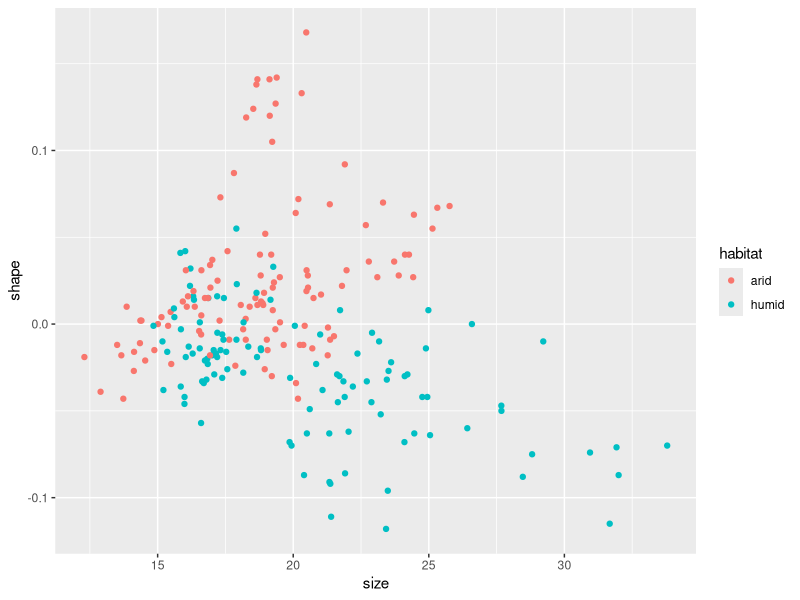
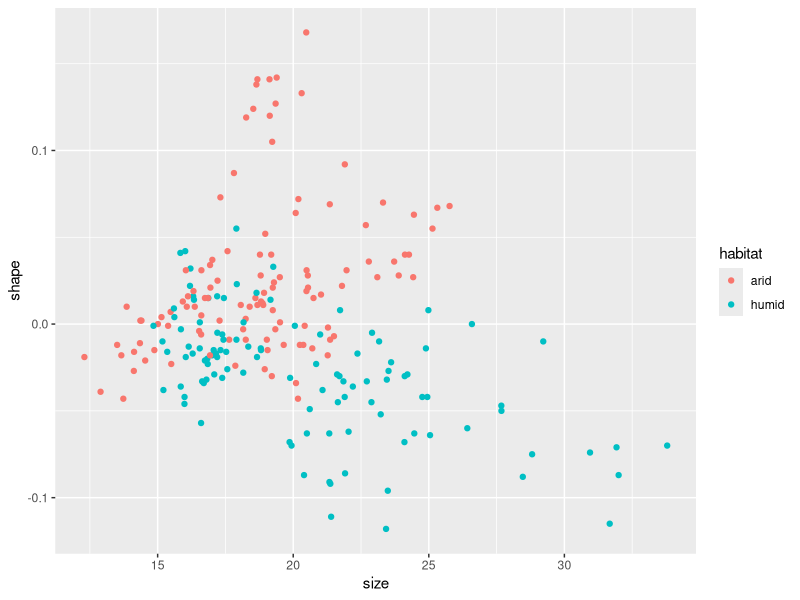

Write the R code that produced these figures, in order. (Note: this script raises an error after producing the figures.)
## ---- chunk 1
#| message: false
library(tidyverse)

snails <- read_delim("island-FL.csv", delim = ",")
print(snails)
## ---- chunk 2
ggplot(
  data = snails,
  mapping = aes(x = size, y = shape, color = habitat)
) +
  geom_point()
## ---- chunk 3
snails |>
  ggplot(aes(x = size, y = shape, color = habitat)) +
  geom_point()
## ---- chunk 4
#| error: true
snails |>
  ggplot(aes(x = size, y = shape, color = habitat)) |>
  geom_point()
## ---- chunk 5
#| message: false
snails |>
  ggplot(aes(x = shape)) +
  geom_histogram()
## ---- chunk 6
snails |>
  ggplot(aes(x = shape)) +
  geom_histogram(bins = 15)
## ---- chunk 7
snails |>
  ggplot(aes(x = shape)) +
  geom_histogram(binwidth = 0.02)
## ---- chunk 8
snails |>
  ggplot(aes(x = shape)) +
  geom_histogram(bins = 15, color = "navy")
## ---- chunk 9
snails |>
  ggplot(aes(x = shape)) +
  geom_histogram(bins = 15, color = "navy", fill = "navy")
## ---- chunk 10
snails |>
  ggplot(aes(x = shape)) +
  geom_histogram(bins = 15, color = "navy", fill = "navy", alpha = 0.6)
## ---- chunk 11
snails |>
  ggplot(aes(x = shape)) +
  geom_histogram(bins = 15, color = "navy", fill = "navy", alpha = 0.3)
## ---- chunk 12
snails |>
  ggplot(aes(x = shape)) +
  geom_histogram(bins = 15, color = "navy", fill = "navy", alpha = 0)
## ---- chunk 13
snails |>
  ggplot(aes(x = habitat, y = shape)) +
  geom_boxplot()
## ---- chunk 14
snails |>
  ggplot(aes(x = habitat, y = shape)) +
  geom_boxplot(color = "steelblue", fill = "steelblue", alpha = 0.2)
## ---- chunk 15
#| message: false
snails |>
  ggplot(aes(x = size, y = shape)) +
  geom_point() +
  geom_smooth()
## ---- chunk 16
#| message: false
snails |>
  ggplot(aes(x = size, y = shape)) +
  geom_point() +
  geom_smooth(method = lm)
## ---- chunk 17
#| message: false
snails |>
  ggplot(aes(x = size, y = shape)) +
  geom_point() +
  geom_smooth(method = lm, se = FALSE)
## ---- chunk 18
#| message: false
snails |>
  ggplot(aes(x = size, y = shape, color = habitat)) +
  geom_point() +
  geom_smooth(method = lm, se = FALSE)
## ---- chunk 19
#| message: false
snails |>
  ggplot(aes(x = size, y = shape)) +
  geom_point(aes(color = habitat)) +
  geom_smooth(method = lm, se = FALSE)
## ---- chunk 20
#| message: false
snails |>
  ggplot(aes(x = size, y = shape)) +
  geom_point(aes(color = habitat)) +
  geom_smooth(method = lm, se = FALSE, color = "black")
